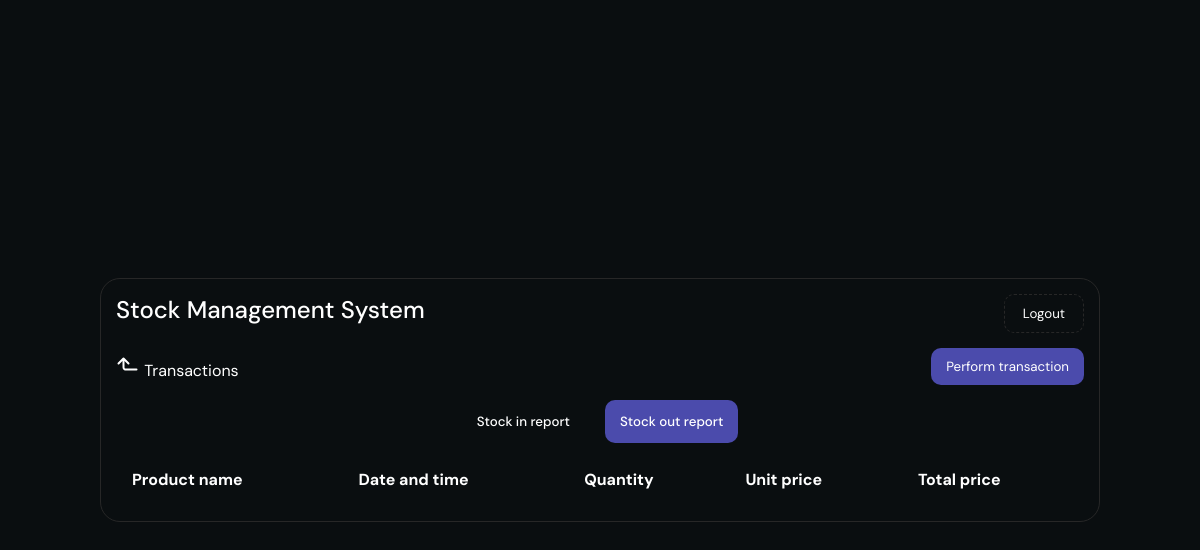
The app's page /stock-out-report/ (signed in), older data.
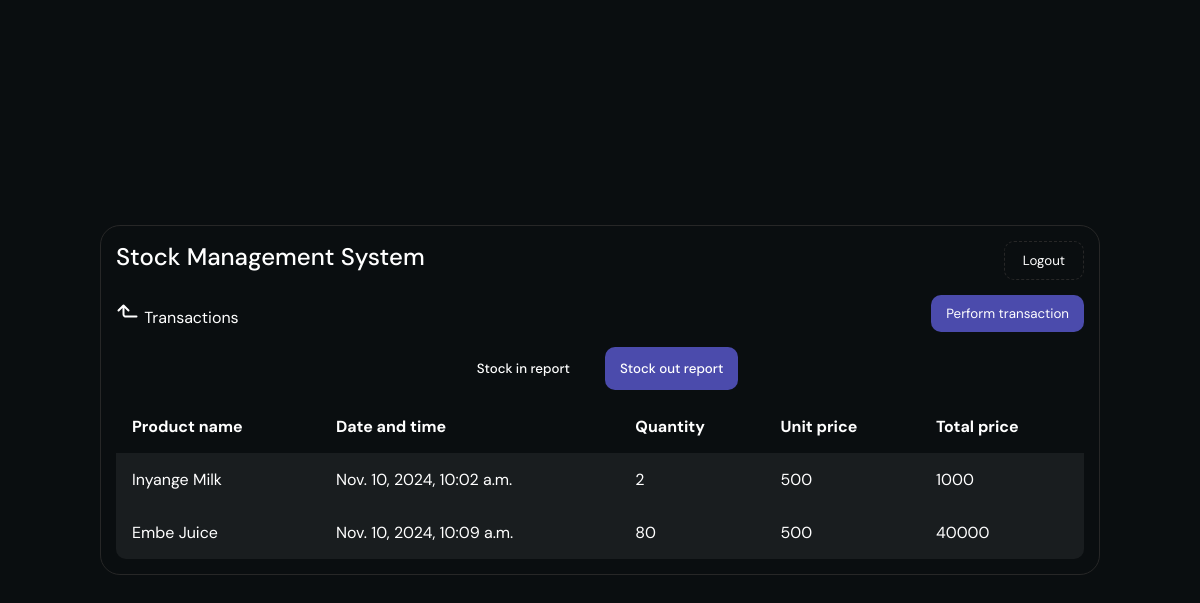
The same page, newer data.
### base/models.py (models this page shows, shortened)
class ProductOut(models.Model):
    code = models.OneToOneField("base.Product", on_delete=models.CASCADE)
    dateTime = models.DateTimeField(auto_now=False, auto_now_add=True)
    quantity = models.IntegerField()
    unitPrice = models.IntegerField()
    def totalPrice(self):
        return self.quantity * self.unitPrice

class Product(models.Model):
    code = models.AutoField(primary_key = True)
    name = models.CharField(max_length = 50, unique = True)
    def __str__(self):
        return self.name

### base/views.py (the view)
# urls.py: path('stock-out-report/', stockOutReportView, name = "stock-out-report"),
@login_required(login_url = 'login')
def stockOutReportView(request):
    transactions = ProductOut.objects.all()
    return render(request, 'base/stock-out-report.html', { "transactions" : transactions})

### base/templates/base/stock-out-report.html (shortened to what this page needs)
{% extends "main.html" %}
{% block content %}
</head>
<body>
    <main>
        {% include "nav.html" %}
        <div class="container">
            <div class="header">
                <a href={% url "home" %}>
                    <div class="title">
                        <span>Transactions</span>
                    </div>
                    <a href={% url "product-out" %}>
                        <button>Perform transaction</button>
            </div>
            <div class="option">
                <a href={% url "stock-in-report" %}>
                    <button>Stock in report</button>
                <a href={% url "stock-out-report" %}>
                    <button id="active">Stock out report</button>
            </div>
            <div class="products">
                <table>
                    <thead>
                        <tr>
                            <th>Product name</th>
                            <th>Date and time</th>
                            <th>Quantity</th>
                            <th>Unit price</th>
                            <th>Total price</th>
                        </tr>
                    </thead>
                    <tbody>
                        {% for product in transactions %}
                        <tr id="noice">
                            <td>{{ product.code }}</td>
                            <td>{{ product.dateTime }}</td>
                            <td>{{ product.quantity }}</td>
                            <td>{{ product.unitPrice }}</td>
                            <td>{{ product.totalPrice }}</td>
                        </tr>
                        {% endfor %}
                    </tbody>
                </table>
            </div>
        </div>
    </main>
</body>
</html>
{% endblock content %}

Row changes from the older to the newer data that the page shows:
added ProductOut: code "Inyange Milk", dateTime "Nov. 10, 2024, 10:02 a.m.", quantity "2", unitPrice "500", totalPrice "1000"
added ProductOut: code "Embe Juice", dateTime "Nov. 10, 2024, 10:09 a.m.", quantity "80", unitPrice "500", totalPrice "40000"
